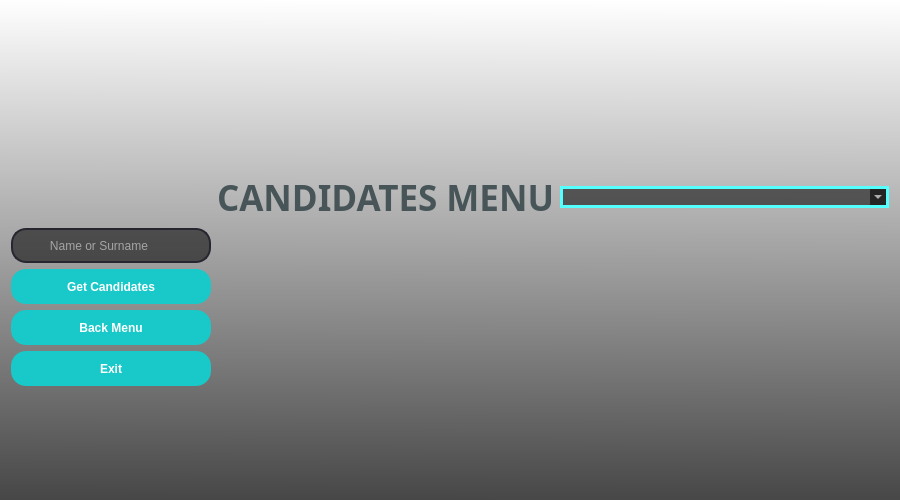
<?xml version="1.0" encoding="UTF-8"?>
<ui version="4.0">
 <class>FormCandidates</class>
 <widget class="QWidget" name="FormCandidates">
  <property name="geometry">
   <rect>
    <x>0</x>
    <y>0</y>
    <width>900</width>
    <height>500</height>
   </rect>
  </property>
  <property name="minimumSize">
   <size>
    <width>900</width>
    <height>500</height>
   </size>
  </property>
  <property name="windowTitle">
   <string>CANDIDATES MENU</string>
  </property>
  <property name="windowIcon">
   <iconset>
    <normaloff>pictures/werhere_icon.png</normaloff>pictures/werhere_icon.png</iconset>
  </property>
  <property name="styleSheet">
   <string notr="true">background-color: qlineargradient(spread:pad, x1:0.489, y1:1, x2:0.494, y2:0, stop:0 rgba(71, 71, 71, 255), stop:1 rgba(255, 255, 255, 255));</string>
  </property>
  <layout class="QGridLayout" name="gridLayout">
   <item row="0" column="0" rowspan="3" alignment="Qt::AlignLeft|Qt::AlignTop">
    <widget class="QLabel" name="labelPicture">
     <property name="sizePolicy">
      <sizepolicy hsizetype="Preferred" vsizetype="Preferred">
       <horstretch>0</horstretch>
       <verstretch>0</verstretch>
      </sizepolicy>
     </property>
     <property name="maximumSize">
      <size>
       <width>150</width>
       <height>150</height>
      </size>
     </property>
     <property name="styleSheet">
      <string notr="true">background-color: rgba(0, 0, 0,0%);</string>
     </property>
     <property name="text">
      <string/>
     </property>
     <property name="pixmap">
      <pixmap>pictures/mentor_menu.png</pixmap>
     </property>
     <property name="scaledContents">
      <bool>true</bool>
     </property>
    </widget>
   </item>
   <item row="3" column="0">
    <widget class="QLineEdit" name="lineEditSearch">
     <property name="enabled">
      <bool>true</bool>
     </property>
     <property name="minimumSize">
      <size>
       <width>0</width>
       <height>35</height>
      </size>
     </property>
     <property name="maximumSize">
      <size>
       <width>200</width>
       <height>16777215</height>
      </size>
     </property>
     <property name="focusPolicy">
      <enum>Qt::StrongFocus</enum>
     </property>
     <property name="styleSheet">
      <string notr="true">QLineEdit {
  border: 2px solid rgb(38, 38, 48);
  border-radius: 15px;
  color: #FFF;
  padding-left: 15px;
  background-color: rgba(0, 0, 0,55%);
 
}

QLineEdit:hover {
	border: 2px solid rgb(0, 255, 255);
}

 QLineEdit:focus  {
  border: 2px solid rgb(35, 218, 233);
  background-color: rgb(47, 47, 47);
}

   



</string>
     </property>
     <property name="text">
      <string/>
     </property>
     <property name="placeholderText">
      <string>      Name or Surname</string>
     </property>
    </widget>
   </item>
   <item row="5" column="0">
    <widget class="QPushButton" name="pushButtonBackMenu">
     <property name="minimumSize">
      <size>
       <width>0</width>
       <height>35</height>
      </size>
     </property>
     <property name="maximumSize">
      <size>
       <width>200</width>
       <height>16777215</height>
      </size>
     </property>
     <property name="font">
      <font>
       <family>Arial</family>
       <bold>true</bold>
      </font>
     </property>
     <property name="styleSheet">
      <string notr="true">QPushButton{
	border-radius : 15px;
	background-color : rgb(25, 200, 200);
	color: rgb(255, 255, 255);
}
QPushButton:hover{
	background-color: rgb(20, 135, 135);
 border: 2px solid rgb(162, 0, 0);
}</string>
     </property>
     <property name="text">
      <string>Back Menu</string>
     </property>
    </widget>
   </item>
   <item row="4" column="0">
    <widget class="QPushButton" name="pushButtonGetCandidates">
     <property name="minimumSize">
      <size>
       <width>0</width>
       <height>35</height>
      </size>
     </property>
     <property name="maximumSize">
      <size>
       <width>200</width>
       <height>16777215</height>
      </size>
     </property>
     <property name="font">
      <font>
       <family>Arial</family>
       <bold>true</bold>
      </font>
     </property>
     <property name="styleSheet">
      <string notr="true">QPushButton{
	border-radius : 15px;
	background-color : rgb(25, 200, 200);
	color: rgb(255, 255, 255);
}
QPushButton:hover{
	background-color: rgb(20, 135, 135);
 border: 2px solid rgb(162, 0, 0);
}</string>
     </property>
     <property name="text">
      <string>Get Candidates</string>
     </property>
    </widget>
   </item>
   <item row="6" column="0">
    <widget class="QPushButton" name="pushButtonExit">
     <property name="minimumSize">
      <size>
       <width>0</width>
       <height>35</height>
      </size>
     </property>
     <property name="maximumSize">
      <size>
       <width>200</width>
       <height>16777215</height>
      </size>
     </property>
     <property name="font">
      <font>
       <family>Arial</family>
       <bold>true</bold>
      </font>
     </property>
     <property name="styleSheet">
      <string notr="true">QPushButton{
	border-radius : 15px;
	background-color : rgb(25, 200, 200);
	color: rgb(255, 255, 255);
}
QPushButton:hover{
	background-color: rgb(20, 135, 135);
 border: 2px solid rgb(162, 0, 0);
}</string>
     </property>
     <property name="text">
      <string>Exit</string>
     </property>
    </widget>
   </item>
   <item row="2" column="3" colspan="3">
    <widget class="QComboBox" name="comboBoxFilterOptions">
     <property name="styleSheet">
      <string notr="true">border-radius : 15px;
border: 3px solid rgb(85, 255, 255);
background-color: rgba(0, 0, 0,55%);
color: rgb(255, 255, 255);
</string>
     </property>
    </widget>
   </item>
   <item row="7" column="0">
    <spacer name="verticalSpacer">
     <property name="orientation">
      <enum>Qt::Vertical</enum>
     </property>
     <property name="sizeHint" stdset="0">
      <size>
       <width>20</width>
       <height>40</height>
      </size>
     </property>
    </spacer>
   </item>
   <item row="1" column="1" alignment="Qt::AlignLeft|Qt::AlignTop">
    <widget class="QLabel" name="labelLogo_2">
     <property name="sizePolicy">
      <sizepolicy hsizetype="Preferred" vsizetype="Preferred">
       <horstretch>0</horstretch>
       <verstretch>0</verstretch>
      </sizepolicy>
     </property>
     <property name="minimumSize">
      <size>
       <width>0</width>
       <height>150</height>
      </size>
     </property>
     <property name="maximumSize">
      <size>
       <width>16777215</width>
       <height>150</height>
      </size>
     </property>
     <property name="styleSheet">
      <string notr="true">background-color: rgba(0, 0, 0,0%);</string>
     </property>
     <property name="text">
      <string/>
     </property>
     <property name="pixmap">
      <pixmap>pictures/logo1.ico</pixmap>
     </property>
    </widget>
   </item>
   <item row="3" column="1" rowspan="5" colspan="5">
    <widget class="QTableWidget" name="tableWidget">
     <property name="cursor" stdset="0">
      <cursorShape>PointingHandCursor</cursorShape>
     </property>
     <property name="styleSheet">
      <string notr="true">background-color: rgba(0, 0, 0,0%);</string>
     </property>
     <property name="autoScrollMargin">
      <number>16</number>
     </property>
     <attribute name="horizontalHeaderDefaultSectionSize">
      <number>115</number>
     </attribute>
     <attribute name="horizontalHeaderShowSortIndicator" stdset="0">
      <bool>true</bool>
     </attribute>
    </widget>
   </item>
   <item row="1" column="2" colspan="2">
    <widget class="QLabel" name="label">
     <property name="sizePolicy">
      <sizepolicy hsizetype="Preferred" vsizetype="Preferred">
       <horstretch>0</horstretch>
       <verstretch>0</verstretch>
      </sizepolicy>
     </property>
     <property name="minimumSize">
      <size>
       <width>0</width>
       <height>150</height>
      </size>
     </property>
     <property name="maximumSize">
      <size>
       <width>16777215</width>
       <height>150</height>
      </size>
     </property>
     <property name="styleSheet">
      <string notr="true">background-color: rgba(0, 0, 0,0%);</string>
     </property>
     <property name="text">
      <string/>
     </property>
     <property name="pixmap">
      <pixmap>:/logo2.png</pixmap>
     </property>
    </widget>
   </item>
   <item row="2" column="1" colspan="2">
    <widget class="QLabel" name="labelCandidates">
     <property name="font">
      <font>
       <family>Arial Black</family>
       <pointsize>26</pointsize>
       <bold>true</bold>
      </font>
     </property>
     <property name="styleSheet">
      <string notr="true">background-color: rgba(0, 0, 0,0%);
color: rgb(71, 84, 88);</string>
     </property>
     <property name="text">
      <string>CANDIDATES MENU</string>
     </property>
    </widget>
   </item>
   <item row="1" column="4">
    <spacer name="horizontalSpacer">
     <property name="orientation">
      <enum>Qt::Horizontal</enum>
     </property>
     <property name="sizeHint" stdset="0">
      <size>
       <width>40</width>
       <height>20</height>
      </size>
     </property>
    </spacer>
   </item>
  </layout>
 </widget>
 <tabstops>
  <tabstop>lineEditSearch</tabstop>
  <tabstop>pushButtonGetCandidates</tabstop>
  <tabstop>tableWidget</tabstop>
  <tabstop>comboBoxFilterOptions</tabstop>
  <tabstop>pushButtonBackMenu</tabstop>
  <tabstop>pushButtonExit</tabstop>
 </tabstops>
 <resources/>
 <connections/>
</ui>
